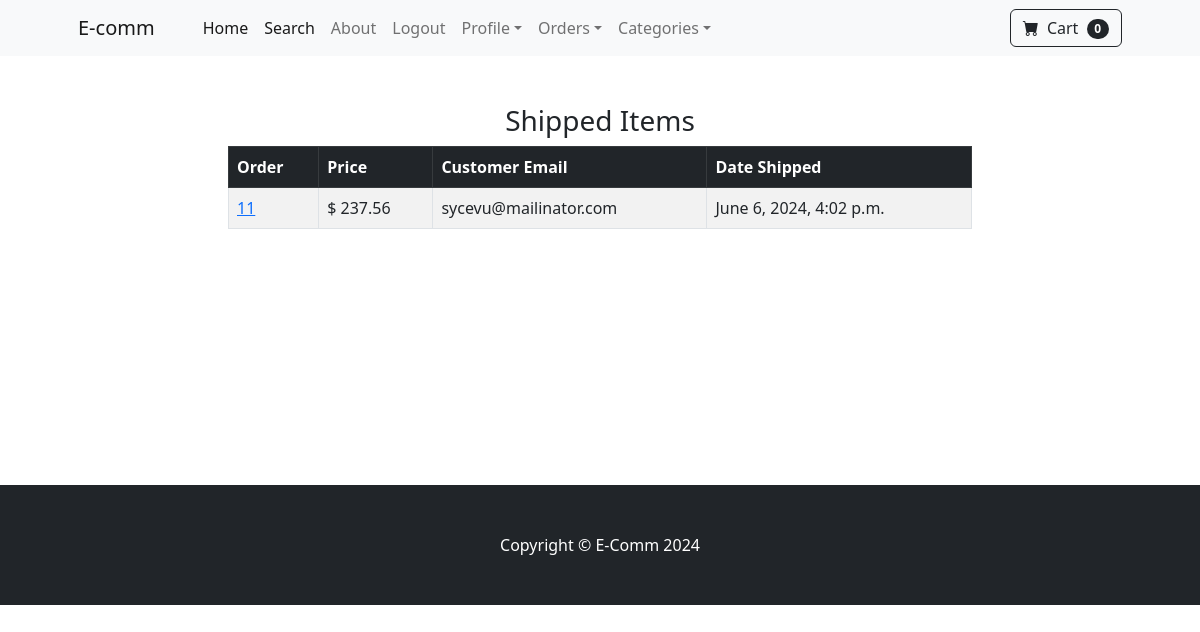
The page /payment/shipped_dash (signed in) on the database its author committed.
### payment/models.py (models this page shows, shortened)
class Order(models.Model):
    user = models.ForeignKey(User, on_delete=models.CASCADE, null=True, blank=True)
    full_name = models.CharField(max_length=255)
    email = models.EmailField(max_length=255)
    shipping_address = models.TextField(max_length=15000)
    amount_paid = models.DecimalField(max_digits=10, decimal_places=2)
    date_ordered = models.DateTimeField(auto_now_add=True)
    shipped = models.BooleanField(default=False)
    date_shipped = models.DateTimeField(blank=True, null=True)

### payment/views.py (the view)
# urls.py: path('shipped_dash', views.shipped_dash, name='shipped_dash'),
def shipped_dash(request):
    if request.user.is_authenticated and request.user.is_superuser:
        orders = Order.objects.filter(shipped=True)
        return render(request, "payment/shipped_dash.html", {"orders":orders})
    else:
        messages.success(request, "Access Denied")
        return redirect ('home')

### cart/cart.py (called while the page is built)
    def __len__(self):
        return len(self.cart)

### cart/context_processors.py (called while the page is built)
def cart(request):
    return {'cart': Cart(request)}

### payment/templates/payment/shipped_dash.html
{% extends 'base.html' %}
{% block content %}
        <div class="container">
            <div class="row">
                <center>
                    <div class="col-8">
                        <br><br>
                      <h3>Shipped Items</h3>
                      <table class="table table-striped table-hover table-bordered">
                        <thead class="table-dark">
                          <tr>
                            <th scope="col">Order</th>
                            <th scope="col">Price</th>
                            <th scope="col">Customer Email</th>
                            <th scope="col">Date Shipped</th>
                          </tr>
                        </thead>
                        <tbody>
                            {%  for item in orders  %}
                          <tr>
                            <td><a href="{% url 'orders' item.id %}">{{ item.id  }}</a></td>
                            <td>$ {{ item.amount_paid  }}</td>
                            <td>{{ item.email   }}</td>
                            <td>{{ item.date_shipped  }}</td>
                        </tr>
                            {% endfor %}
                        </tbody>
                      </table>
                    </div>
                </center>
            </div>
        </div> <br><br><br><br><br><br><br><br><br><br>
{% endblock %}

### rows shown on the page
Order: id "11", amount_paid "237.56", email "sycevu@mailinator.com", date_shipped "June 6, 2024, 4:02 p.m."

### other values the page prints
{{ cart | length }} "0"
